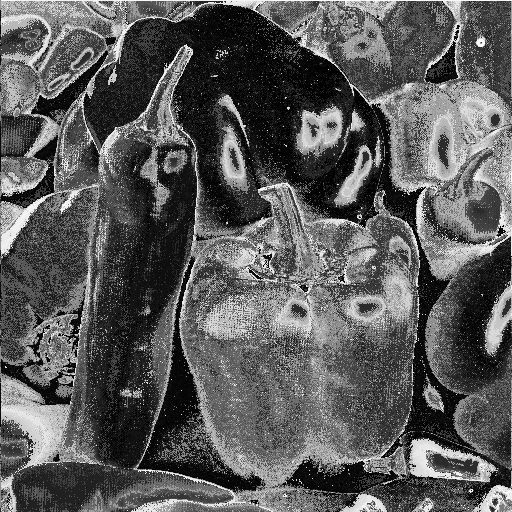
%> input picture course_images/peppers.png, 512 x 512 px
$ octave find_template_2D.m   (GNU Octave 9; MATLAB toolbox functions it lacks are replaced by stand-ins)
%> lines starting %> are read from the running program, lines starting %| are printed output that depends on the picture
clc,clear,close
img = imread('peppers.png');
%> img is the input picture: size 512x512 uint8; min 0, max 255, mean 90.1
img = rgb2gray(img);
img = im2double(img);
%> img: size 512x512 double
imshow(img);
template = img(200:300, 100:200);
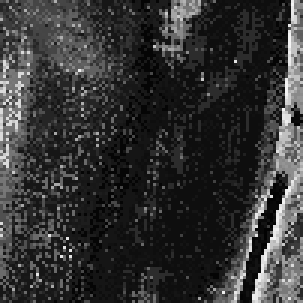
%> template: size 101x101 double (shown 3 times larger); min 0.00784, max 0.961, mean 0.199
figure
imshowpair(img, template, 'montage');
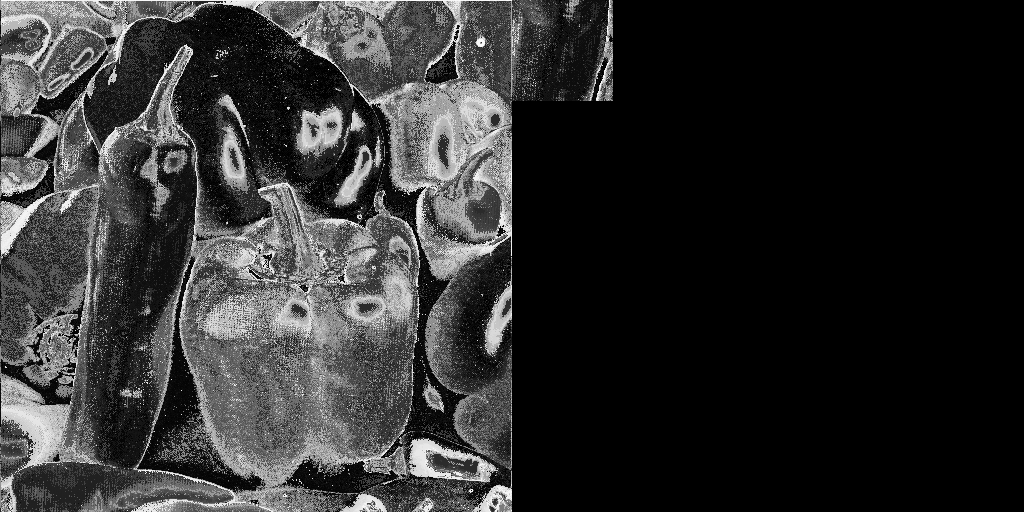
%> displayed picture: size 512x1024, on the screen's scale of 0 to 255; min 0, max 255, mean 46.1
[y_index, x_index ] = find_template(img, template)
%> in find_template, `c = normxcorr2(tmp, img);`:
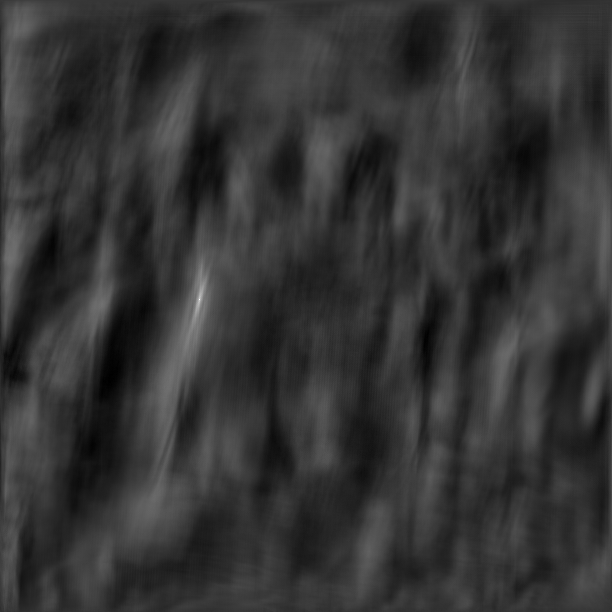
%> c: size 612x612 double; min -0.256, max 1, mean 0.00276; drawn with min black and max white
%> in find_template, `[y_index, x_index] = find(c == max(c(:)));`: y_index = 300; x_index = 200
%> in find_template, `x_index = x_index - size(tmp, 2) + 1;`: x_index = 100
%> y_index = 200; x_index = 100

% visualize the results
figure
colormap('gray'), imagesc(img);
hold on;
% plotting the boudning box
x_index_box = [x_index, x_index + size(template, 2)-1, x_index + size(template, 2)-1, x_index];
%> x_index_box = [100 200 200 100]
y_index_box = [y_index, y_index,y_index + size(template, 1)-1, y_index + size(template, 1)-1, ];
%> y_index_box = [200 200 300 300]
%plot(x_index, y_index, 'r+', 'markersize', 16);
%plot(x_index_box, y_index_box)
for i = 1:3
plot(x_index_box(i:i+1), y_index_box(i:i+1),'r')
hold on
end
plot(x_index_box([4, 1]), y_index_box([4, 1]), 'r')
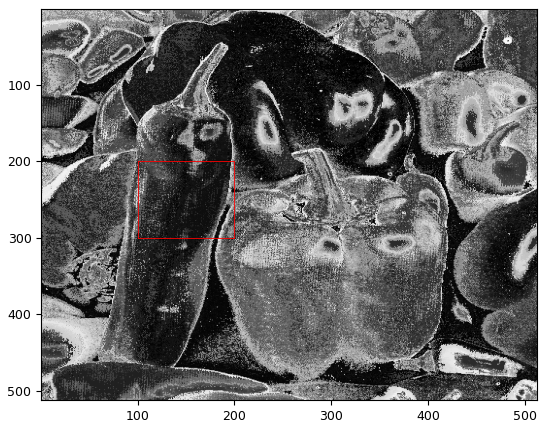
%> figure redrawn from the program's plot data
hold off;


function [y_index, x_index]=find_template(img, tmp)
% returning the starting row and column index of the match
% note matlab do it by full padding, so return the end index
% According the pixel coordinates, y means row , x means column
c = normxcorr2(tmp, img);
[y_index, x_index] = find(c == max(c(:)));
% remove the offset
y_index = y_index - size(tmp, 1) + 1;   % row
x_index = x_index - size(tmp, 2) + 1;   % column

end

$ run again, with course_images/bicycle.png copied over course_images/peppers.png
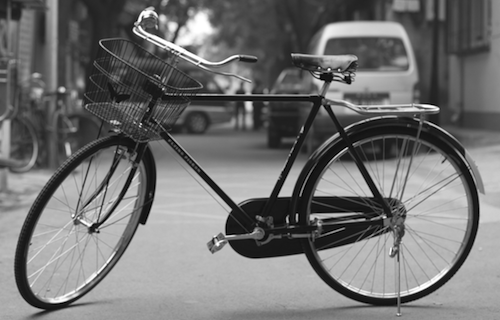
%> input picture course_images/bicycle.png, 500 x 320 px
%> img is the input picture: size 320x500 uint8; min 0, max 255, mean 114.2
%> img: size 320x500 double
%> in find_template, `c = normxcorr2(tmp, img);`:
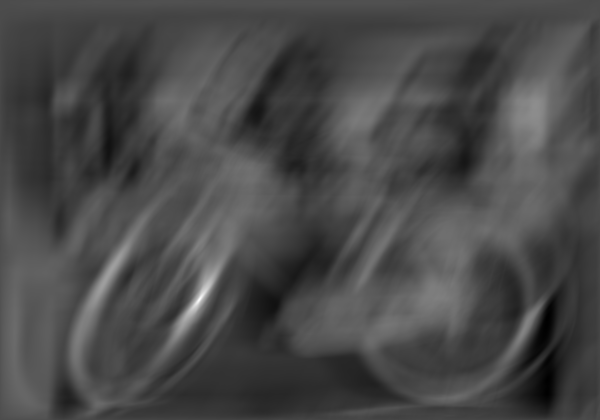
%> c: size 420x600 double; min -0.426, max 1, mean -0.0138; drawn with min black and max white
%> in find_template, `[y_index, x_index] = find(c == max(c(:)));`: y_index = 300; x_index = 200
%> in find_template, `x_index = x_index - size(tmp, 2) + 1;`: x_index = 100
%> `[y_index, x_index ] = find_template(img, template)`: y_index = 200; x_index = 100
%> x_index_box = [100 200 200 100]
%> y_index_box = [200 200 300 300]
%> `plot(x_index_box([4, 1]), y_index_box([4, 1]), 'r')`:
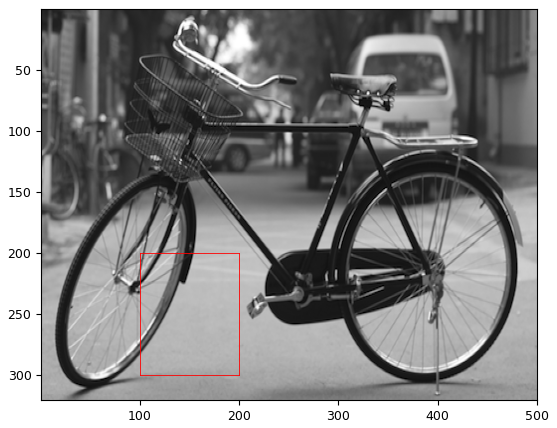
%> figure redrawn from the program's plot data

$ run again, with course_images/blood-cells.png copied over course_images/peppers.png
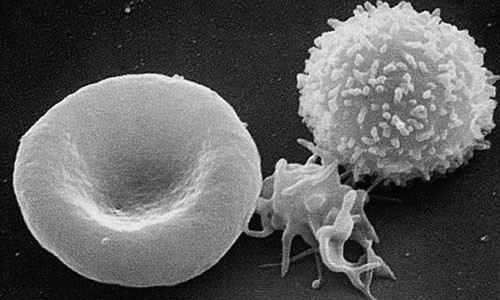
%> input picture course_images/blood-cells.png, 500 x 300 px
%> img is the input picture: size 300x500 uint8; min 5, max 255, mean 94.5
%> img: size 300x500 double
%> in find_template, `c = normxcorr2(tmp, img);`:
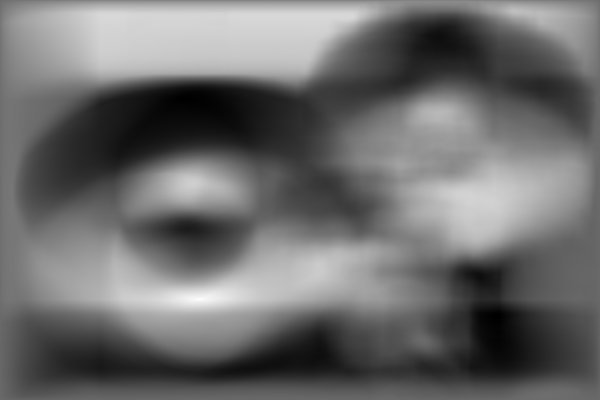
%> c: size 400x600 double; min -0.718, max 1, mean 0.0149; drawn with min black and max white
%> in find_template, `[y_index, x_index] = find(c == max(c(:)));`: y_index = 300; x_index = 200
%> in find_template, `x_index = x_index - size(tmp, 2) + 1;`: x_index = 100
%> `[y_index, x_index ] = find_template(img, template)`: y_index = 200; x_index = 100
%> x_index_box = [100 200 200 100]
%> y_index_box = [200 200 300 300]
%> `plot(x_index_box([4, 1]), y_index_box([4, 1]), 'r')`:
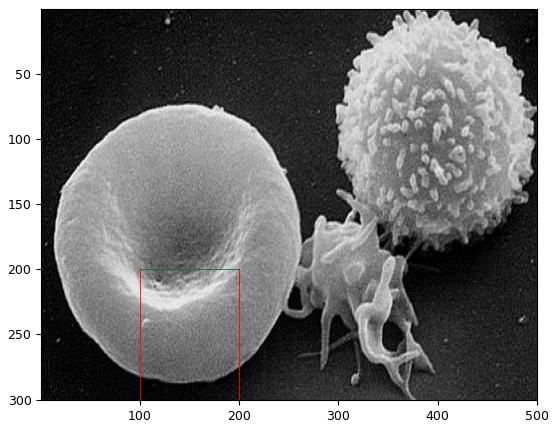
%> figure redrawn from the program's plot data

$ run again, with course_images/brooklyn-bridge.png copied over course_images/peppers.png
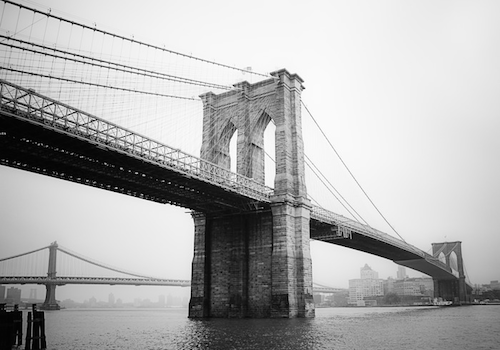
%> input picture course_images/brooklyn-bridge.png, 500 x 350 px
%> img is the input picture: size 350x500 uint8; min 0, max 255, mean 175.7
%> img: size 350x500 double
%> in find_template, `c = normxcorr2(tmp, img);`:
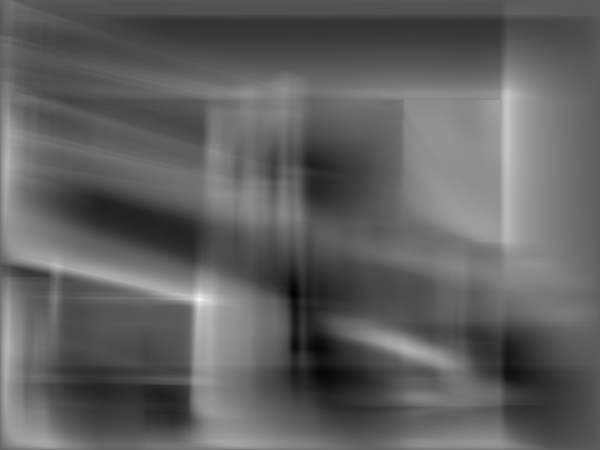
%> c: size 450x600 double; min -0.57, max 1, mean 0.0276; drawn with min black and max white
%> in find_template, `[y_index, x_index] = find(c == max(c(:)));`: y_index = 300; x_index = 200
%> in find_template, `x_index = x_index - size(tmp, 2) + 1;`: x_index = 100
%> `[y_index, x_index ] = find_template(img, template)`: y_index = 200; x_index = 100
%> x_index_box = [100 200 200 100]
%> y_index_box = [200 200 300 300]
%> `plot(x_index_box([4, 1]), y_index_box([4, 1]), 'r')`:
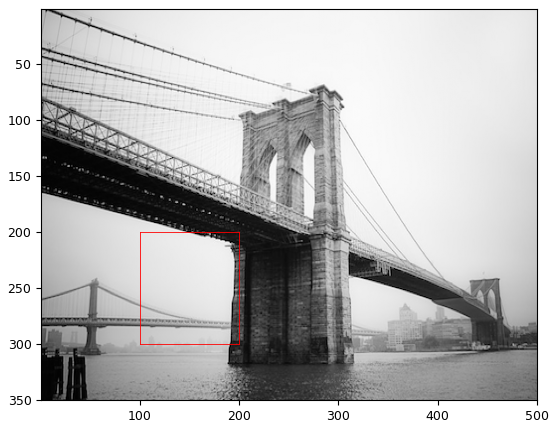
%> figure redrawn from the program's plot data
